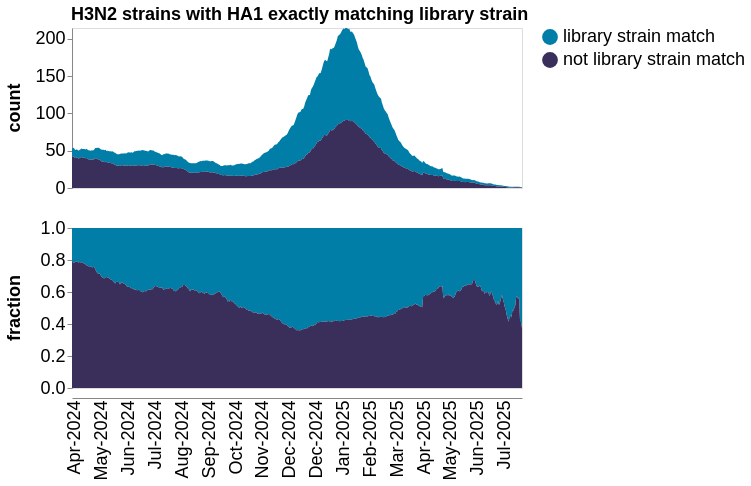

Here is the notebook cell this chart was saved with:
### Markdown cell above
Plot number of strains in each group as a function of date:

### Code cell
# We create an integer days columns so we can impute missing days
grouped_counts_by_date = (
    filtered_counts_by_date
    .assign(
        set_of_strains=lambda x: x["variant"].map(
            lambda v: (
                "library strain match"
                if v not in {NOT_IN_LIBRARY}
                else v
            ),
        )
    )
    .groupby(["set_of_strains", "date"], as_index=False)
    .aggregate({"sequences": "sum"})
)


# Configure chart
titleFontSize = 18
labelFontSize = 18

# Make chart
grouped_counts_by_date_chart = (
    alt.Chart(grouped_counts_by_date)
    .transform_window(
        count="mean(sequences)",
        groupby=["set_of_strains"],
        frame=[-plot_window_frame_days, plot_window_frame_days],
    )
    .transform_joinaggregate(total_count="sum(count)", groupby=["date"])
    .transform_calculate(fraction=alt.datum.count / alt.datum.total_count)
    .transform_fold(
        fold=["count", "fraction"],
        as_=["statistic", "count_or_fraction"],
    )
    .encode(
        alt.X("date", title=None, axis=alt.Axis(grid=False, format="%b-%Y", labelAngle=-90,
                                                tickCount=100, tickSize=0,
                                                titleFontSize=titleFontSize,
                                                labelFontSize=labelFontSize)),
        alt.Y(
            "count_or_fraction:Q",
            axis=alt.Axis(grid=False, 
                          titleFontSize=titleFontSize,
                          labelFontSize=labelFontSize),
            title=None,
            scale=alt.Scale(nice=False)
        ),
        alt.Fill(
            "set_of_strains",
            title="set of strains",
            legend=alt.Legend(
                orient="right",
                labelLimit=500,
                title=None,
            ),
            scale=alt.Scale(range=color_scheme)
        ),
        alt.Row(
            "statistic:N",
            title=None,
            header=alt.Header(orient="left", labelFontStyle="bold",
                              titleFontSize=titleFontSize,
                              labelFontSize=labelFontSize)
        ),
        tooltip=[
            "set_of_strains",
            "date",
            "statistic:N",
            alt.Tooltip("count_or_fraction:Q", format=".2f"),
        ],
    )
    .mark_area()
    .configure_legend(labelFontSize=labelFontSize, rowPadding=5, symbolSize=250)
    .properties(
        width=450,
        height=160,
        title=alt.TitleParams(
            plot_title,
            dx=65,
            fontSize = titleFontSize
        ),
    )
    .resolve_scale(y="independent")
)

print(f"Saving to {svg=}")
grouped_counts_by_date_chart.save(svg)

grouped_counts_by_date_chart

### Figure 1 — Vega-Lite specification as saved in the notebook (floating-point values rounded to 4 significant figures; data arrays with more than 128 entries replaced by an {"elided": "..."} marker saying what was removed)
{"config": {"view": {"continuousWidth": 300, "continuousHeight": 300}, "legend": {"labelFontSize": 18, "rowPadding": 5, "symbolSize": 250}}, "data": {"name": "data-177077d277583109a34bb2e55cefaf02"}, "mark": {"type": "area"}, "encoding": {"fill": {"field": "set_of_strains", "legend": {"labelLimit": 500, "orient": "right", "title": null}, "scale": {"range": ["#007EA7", "#392F5A"]}, "title": "set of strains", "type": "nominal"}, "row": {"field": "statistic", "header": {"labelFontSize": 18, "labelFontStyle": "bold", "orient": "left", "titleFontSize": 18}, "title": null, "type": "nominal"}, "tooltip": [{"field": "set_of_strains", "type": "nominal"}, {"field": "date", "type": "temporal"}, {"field": "statistic", "type": "nominal"}, {"field": "count_or_fraction", "format": ".2f", "type": "quantitative"}], "x": {"axis": {"format": "%b-%Y", "grid": false, "labelAngle": -90, "labelFontSize": 18, "tickCount": 100, "tickSize": 0, "titleFontSize": 18}, "field": "date", "title": null, "type": "temporal"}, "y": {"axis": {"grid": false, "labelFontSize": 18, "titleFontSize": 18}, "field": "count_or_fraction", "scale": {"nice": false}, "title": null, "type": "quantitative"}}, "height": 160, "resolve": {"scale": {"y": "independent"}}, "title": {"text": "H3N2 strains with HA1 exactly matching library strain", "dx": 65, "fontSize": 18}, "transform": [{"window": [{"op": "mean", "field": "sequences", "as": "count"}], "frame": [-10, 10], "groupby": ["set_of_strains"]}, {"joinaggregate": [{"op": "sum", "field": "count", "as": "total_count"}], "groupby": ["date"]}, {"calculate": "(datum.count / datum.total_count)", "as": "fraction"}, {"fold": ["count", "fraction"], "as": ["statistic", "count_or_fraction"]}], "width": 450, "$schema": "https://vega.github.io/schema/vega-lite/v5.20.1.json", "datasets": {"data-177077d277583109a34bb2e55cefaf02": {"elided": "940 records"}}}
